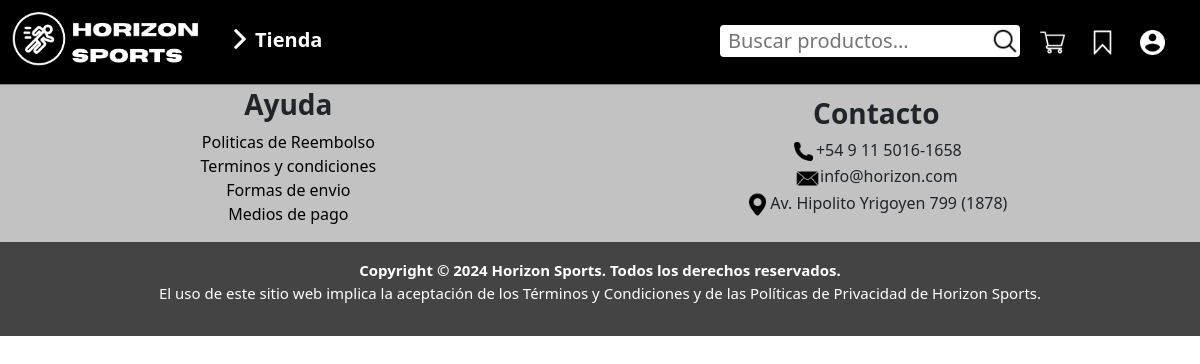
/pagina/busqueda.php, run on an earlier commit of the app's database.
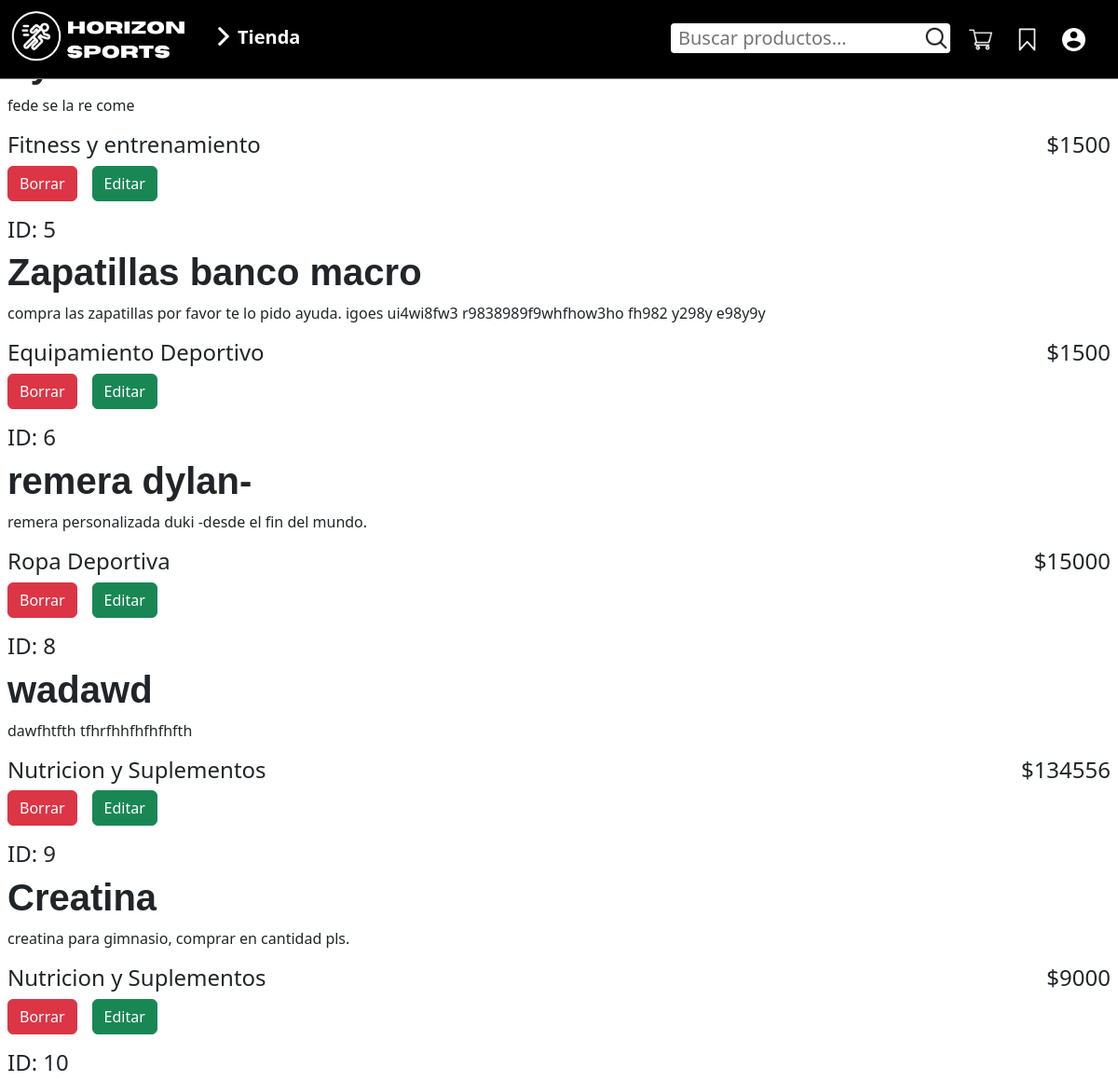
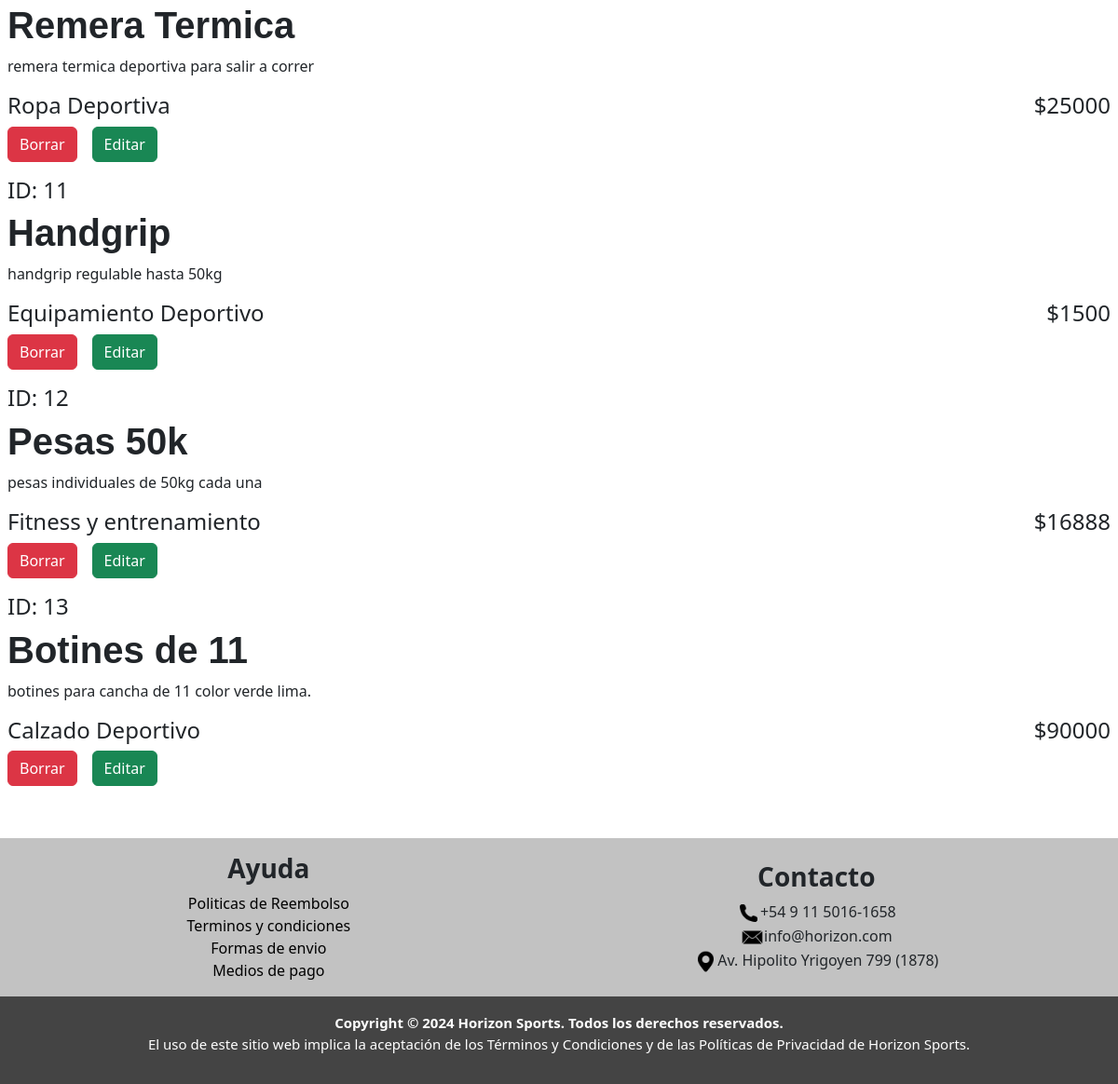
And on a later commit of the database (2 pictures, top to bottom).
### tables this page shows
CREATE TABLE `productos` (
  `id_productos` int(11) NOT NULL,
  `nombre_producto` varchar(100) NOT NULL,
  `precio` int(50) NOT NULL,
  `descripcion` text NOT NULL,
  `categoria` varchar(50) NOT NULL
);

### pagina/busqueda.php (the view, shortened to what this page needs)
<!DOCTYPE html>
<html lang="es">
  <head>
    <link
      href="https://cdn.jsdelivr.net/npm/bootstrap@5.3.3/dist/css/bootstrap.min.css"
      rel="stylesheet"
    />
    <link href="https://fonts.cdnfonts.com/css/horizon" rel="stylesheet" />
    <link href="https://fonts.cdnfonts.com/css/codec-pro" rel="stylesheet">
    <link rel="stylesheet" href="index_css/menu.css">
    <link rel="stylesheet" href="index_css/header.css" />
    <link rel="stylesheet" href="index_css/style.css">
  </head>
  <body id="body" style="max-width: 100vW">
  <?php
  include("../header.php");
  include("conexion.php");
  $buscar = trim($_POST['buscar']);
  $sql = "SELECT * FROM productos WHERE nombre_producto LIKE '%$buscar%' OR descripcion LIKE '%$buscar%'";
  $resultado = $conn->query($sql);
  if ($resultado->num_rows > 0) {
    while ($row = $resultado->fetch_assoc()) {
     $id_producto = $row['id_productos'];
     $producto = $row['nombre_producto'];
     $precio = $row['precio'];
     $descripcion = $row['descripcion'];
     $categoria = $row['categoria'];
     ?>
     <div class="d-flex justify-content-center align-items-center flex-column p-2 rounded-1">
         <div class="d-flex flex-column w-100">
             <h4>ID: <?php echo $id_producto; ?></h4>
             <h1><?php echo $producto; ?></h1>
         </div>
         <p class="w-100 text-start"><?php echo $descripcion; ?></p>
         <div class="d-flex justify-content-center align-items-center flex-row w-100">
             <h4 class="w-75"><?php echo $categoria; ?></h4>
             <h4 class="w-25 text-end"><?php echo "$" . $precio; ?></h4>
         </div>
         <div class="d-flex flex-row w-100 gap-3">
             <a href="borrar.php?id=<?php echo $id_producto; ?>" class="btn btn-danger">Borrar</a>
             <a href="editar/editar.php?id=<?php echo $id_producto; ?>" class="btn btn-success">Editar</a>
         </div>
     </div>
     <?php
    }
  } else {
   echo "No se encontraron productos.";
  }
  ?>
    <footer class="w-100 mt-5">
      <div class="footer-superior d-flex justify-content-around align-items-center flex-row">
        <div class="mt-3">
          <ul class="d-md-flex justify-content-center align-items-center flex-column">
            <li><h3><b>Ayuda</b></h3>
            <li><a href="faq.php">Politicas de Reembolso</a></li>
            <li><a href="tyc.php">Terminos y condiciones</a></li>
            <li><a href="faq.php">Formas de envio</a></li>
            <li><a href="faq.php">Medios de pago</a></li>
          </ul>
        </div>
        <div class="text-end mt-3 me-4">
          <ul class="d-md-flex justify-content-center align-items-center flex-column">
            <li><h3><b>Contacto</b></h3></li>
            <li><img src="imgs/footer/llamar.png" alt="telefono.png">+54 9 11 5016-1658</li>
            <li><img src="imgs/footer/correo.png" alt="correo.png">info@horizon.com</li>
            <li><img src="imgs/footer/pasador-de-ubicacion.png" alt="ubicacion.png">Av. Hipolito Yrigoyen 799 (1878)</li>
          </ul>
        </div>
      </div>
      <div class="footer-inferior text-white text-center p-3">
        <b>Copyright © 2024 Horizon Sports. Todos los derechos reservados.</b>
        <p>El uso de este sitio web implica la aceptación de los Términos y Condiciones y de las Políticas de Privacidad de Horizon Sports.</p>
      </div>
    </footer>
  </body>
</html>

### header.php (shortened to what this page needs)
<header
class="d-flex justify-content-center align-items-center flex-column p-0 position-fixed flex-md-row"
>
<div class="d-none justify-content-center align-items-center d-md-flex sm-horizon">
  <a href="index.php"><img src="imgs/desktop/Desktop.png" alt="icon.png" class="sm-icon"/></a>
</div>
<form
action="busqueda.php"
method="POST"
class="d-flex justify-content-center align-items-center flex-row mb-3 p-0 rounded-1"
>
<input
type="search"
name="buscar"
placeholder="Buscar productos..."
class="ps-2 m-0"
required
/>
<button class="rounded-5">
  <img src="imgs/lupa.png" alt="lupa.png" class="p-0 m-0" />
</button>
</form>
<div class="d-none d-md-flex dekstop-menu">
  <p onclick="desplegarDesktop()"><img src="imgs/flecha-derecha.png" alt="flecha">Tienda</p>
  <div class="d-flex user-menu-desktop">
    <ul class="d-flex justify-content-center align-items-center">
      <li><a href="carrito.php"><img src="imgs/carrito-de-compras.png" alt="carrito.png"></a></li>
      <li><a href="#"><img src="imgs/guardado.png" alt="guardado.png"></a></li>
      <li onclick="desplegarPerfil()"><img src="imgs/user.png" alt="inicio.png"></li>
    </ul>
  </div>
</div>
</header>

### pagina/index_css/menu.css (style rules this page uses)
.dekstop-menu { color: white; }
.dekstop-menu p { font-weight: bold; position: absolute; top: 30px; left: 210px; font-size: 15px; }
.dekstop-menu img { filter: invert(100%); margin-bottom: 5px; margin-right: 5px; width: 20px; }
@media (min-width: 850px) { .dekstop-menu p { top: 25px; left: 230px; font-size: 20px; } }
.user-menu-desktop { position: absolute; right: 30px; top: 30px; }
.user-menu-desktop ul { list-style: none; gap: 20px; }
.user-menu-desktop ul li img { cursor: pointer; width: 25px; height: 25px; }
.user-menu-desktop ul li a img { width: 25px; height: 25px; }

### pagina/index_css/header.css (style rules this page uses)
header { width: 100%; max-width: 100%; height: 115px; background: black; z-index: 10; border-bottom: 1px solid gray; }
h1 { font-family: "Horizon", sans-serif; font-weight: bold; }
header form { background: white; width: 90%; max-width: 300px; }
header form button { cursor: pointer; border: none; background: white; padding: 0; }
img[src="imgs/lupa.png"], img[src="../imgs/lupa.png"] { width: 30px; height: 30px; }
header form input { font-size: 20px; width: 100%; background: none; border: none; }
@media (min-width: 768px) { header { height: 85px; } }
@media (min-width: 768px) { header form { position: absolute; top: 25px; right: 180px; } }
header .sm-icon { background: black; width: 200px; max-width: 100%; position: absolute; left: 10px; top: 10px; }
header .sm-horizon { height: 50px; }

### pagina/index_css/style.css (style rules this page uses)
body { overflow-x: hidden; }
footer { background: black; }
.footer-superior { background: #C2C2C2; }
.footer-superior img { width: 25px; }
.footer-superior ul { list-style: none; }
.footer-superior a { color: black; text-decoration: none; }
.footer-inferior { background: #444444; }
.footer-inferior p, .footer-inferior b { font-size: 15px; }

What changed in the data, as far as the page shows it:
added productos: descripcion "fede se la re come", categoria "Fitness y entrenamiento", precio "1500"
added productos: id_productos "5", nombre_producto "Zapatillas banco macro", descripcion "compra las zapatillas por favor te lo pido ayuda. igoes ui4wi8fw3 r9838989f9whfhow3ho fh982 y298y e98y9y", categoria "Equipamiento Deportivo", precio "1500"
added productos: id_productos "6", nombre_producto "remera dylan-", descripcion "remera personalizada duki -desde el fin del mundo.", categoria "Ropa Deportiva", precio "15000"
added productos: id_productos "8", nombre_producto "wadawd", descripcion "dawfhtfth tfhrfhhfhfhfhfth", categoria "Nutricion y Suplementos", precio "134556"
added productos: id_productos "9", nombre_producto "Creatina", descripcion "creatina para gimnasio, comprar en cantidad pls.", categoria "Nutricion y Suplementos", precio "9000"
added productos: id_productos "10", nombre_producto "Remera Termica", descripcion "remera termica deportiva para salir a correr", categoria "Ropa Deportiva", precio "25000"
added productos: id_productos "11", nombre_producto "Handgrip", descripcion "handgrip regulable hasta 50kg", categoria "Equipamiento Deportivo", precio "1500"
added productos: id_productos "12", nombre_producto "Pesas 50k", descripcion "pesas individuales de 50kg cada una", categoria "Fitness y entrenamiento", precio "16888"
added productos: id_productos "13", nombre_producto "Botines de 11", descripcion "botines para cancha de 11 color verde lima.", categoria "Calzado Deportivo", precio "90000"
